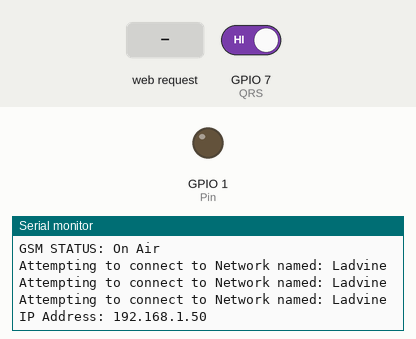
A sketch run on a simulated ESP32-S3. Parts: output pins drawn as LEDs (lit = HIGH), the last lines printed to the serial monitor. The inputs (shaded band) are chosen by the test bench; at power-on: GPIO 7 (QRS) HIGH. WiFi joins after 1.5 s; servers stay silent unless stated.

Above: at 11.44 s.
11.8 s: GPIO 7 (QRS) driven LOW
13.3 s: GPIO 7 (QRS) driven HIGH
16.3 s: HTTP request GET /?link=1 received
At 16.53 s:
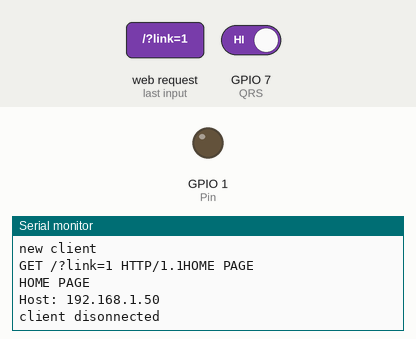
22.3 s: HTTP request GET /?link=3 received
At 22.83 s:
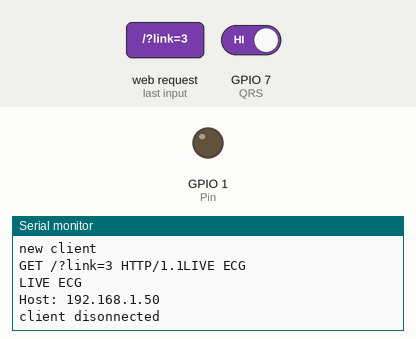

Measured:
- after the input at 16.3 s, the serial monitor: prints a new line at once (image 1)
- after the input at 22.3 s, the serial monitor: prints a new line after 0.06 s (image 2)

The sketch:

ipacemakersketchnew.ino
```cpp
/*************************************************************
**************************************************************
** $                 IPACEMAKER                            $**
** $       by ladvine,dileep,eldho,nidhish                 $**
**************************************************************/

#include <SPI.h>
#include <WiFi.h>

char ssid[] = "Ladvine";      //  your network SSID (name)
char pass[] = "nightelf123";   // your network password
IPAddress ip(192,168,1, 177);
int status = WL_IDLE_STATUS;
WiFiServer server(80);

const int QRS = 7;
const int Pin =  A0;               // the Pin where pacing occurs
int PinState = 0;                  // initial pacing state
unsigned long flag=0;
long previousMillis = 0;          // will store last time of pacing
long currentMillis;
int QRSv;

/*******************************************************************************/
int mode=3;                         // 1.NORMAL 2.VENT INHIBITED 3.VENT TRIGGERED
int volt=3;                         //Pacing Voltage
int rfpd=150;                      //Refractory period
/*******************************************************************************/

void pacing(unsigned long interval1,unsigned long interval2)
{
   if((currentMillis - previousMillis > interval1)&&(PinState == 0))
  {
      previousMillis = currentMillis;
      PinState = volt;
      analogWrite(Pin, PinState);
  }

  currentMillis = millis();

  if((currentMillis - previousMillis > interval2)&&(PinState == volt))
  {
      previousMillis = currentMillis;
      PinState = 0;
      analogWrite(Pin, PinState);
  }

}
/*******************/
void pacing_call()
{
  if(mode==1){pacing(835,5);}  //NORMAL PACING
  else
  {
     QRSv=0;
     flag=millis();
     while (QRSv==0)
     {
       WiFiClient client = server.available();   // listen for incoming clients
       if (client) {break;}
       QRSv=digitalRead(QRS);
       if((millis()-flag)>900)pacing(835,5);
      }
    if(mode==3)
    {
     delay((120%rfpd));      //VENTRICULAR TRIGGERED
     PinState = volt;
     analogWrite(Pin, PinState);
     delay(5);
     PinState = 0;
     analogWrite(Pin, PinState);
    }
  }
}
/******************/

void setup() {

   pinMode(QRS,INPUT);
   volt = map(volt,0,5,0,255);
   Serial.begin(9600);               // GSM "Baud Rate"
   Serial.println("AT");             //GSM module working ??
   delay(2000);
   Serial.println("AT+CMGF=1");     // set Text Mode
   delay(2500);
   Serial.print("AT+CMGS=");
   Serial.write(34);
   Serial.print("+919946059175");
   Serial.write(34);
   Serial.write(10);
   delay(1500);
   Serial.println("GSM STATUS: On Air"); //this is the message to be sent
   delay(1500);
  // check for the presence of the shield:
  if (WiFi.status() == WL_NO_SHIELD) {
    Serial.println("WiFi shield not present");
    while(true);        // don't continue
  }

  // attempt to connect to Wifi network:
  while ( status != WL_CONNECTED) {
    Serial.print("Attempting to connect to Network named: ");
    Serial.println(ssid);                   // print the network name (SSID);

    // Connect to WPA/WPA2 network. Change this line if using open or WEP network:
    status = WiFi.begin(ssid, pass);
    // wait 10 seconds for connection:
    delay(1000);
      }
  server.begin();                           // start the web server on port 80
  IPAddress ip = WiFi.localIP();
  Serial.print("IP Address: ");
  Serial.println(ip);                       // you're connected now, so print out the status
}


void loop() {
  WiFiClient client = server.available();   // listen for incoming clients

  if (client) {                    // if you get a client,
    Serial.println("new client");           // print a message out the serial port
    String currentLine = "";                // make a String to hold incoming data from the client
    while (client.connected()) {            // loop while the client's connected
      if (client.available()) {             // if there's bytes to read from the client,
        char c = client.read();             // read a byte, then
        Serial.write(c);                    // print it out the serial monitor
        if (c == '\n') {                    // if the byte is a newline character

          // if the current line is blank, you got two newline characters in a row.
          // that's the end of the client HTTP request, so send a response:
          if (currentLine.length() == 0) {
            // HTTP headers always start with a response code (e.g. HTTP/1.1 200 OK)
            // and a content-type so the client knows what's coming, then a blank line:
            // the content of the HTTP response follows the header:
            client.println("HTTP/1.1 200 OK");
            client.println("Content-Type: text/html");
            client.println("Connnection: close");
            client.println();
            client.println("<!DOCTYPE HTML>");
            client.println("<html>");
            client.print("<body style=");client.write(34);client.print("background-color: #C0C0C0; height: 82px;");client.write(34);client.println(">");
            client.print("<h1 class=");client.write(34);client.print("auto-style1");client.write(34);client.println(">iPACEMAKER</h1>");
            client.print("<form method=");client.write(34);client.print("get");client.write(34);client.print(" class=");client.write(34);client.print("auto-style3");client.write(34);client.println(">");
            client.println("	&nbsp;&nbsp;&nbsp;&nbsp;&nbsp;&nbsp;&nbsp;&nbsp;");
            client.print("<button name=");client.write(34);client.print("link");client.write(34);client.print(" style=");client.write(34);client.print("width: 56px");client.write(34);client.print(" value=");client.write(34);client.print("1");client.write(34);client.println(">HOME</button>");
            client.println("&nbsp;&nbsp;&nbsp;&nbsp;&nbsp;&nbsp;&nbsp; &nbsp;&nbsp;");
            client.print("<button name=");client.write(34);client.print("link");client.write(34);client.print(" style=");client.write(34);client.print("width: 75px");client.write(34);client.print(" value=");client.write(34);client.print("2");client.write(34);client.println(">&nbsp; SETTINGS</button>&nbsp;&nbsp;&nbsp;&nbsp;&nbsp;&nbsp;&nbsp;&nbsp;&nbsp;");
            client.print("<button name=");client.write(34);client.print("link");client.write(34);client.print(" style=");client.write(34);client.print("width: 69px");client.write(34);client.print(" value=");client.write(34);client.print("3");client.write(34);client.println(">&nbsp; LIVE ECG</button>&nbsp;&nbsp;&nbsp;&nbsp;&nbsp;&nbsp;&nbsp;&nbsp;&nbsp;&nbsp;");
            client.print("<button name=");client.write(34);client.print("link");client.write(34);client.print(" style=");client.write(34);client.print("width: 69px");client.write(34);client.print(" value=");client.write(34);client.print("4");client.write(34);client.println(">&nbsp;DATA LOG</button></form>");
            client.println("&nbsp;");
            client.println("</body>");
            client.println("</html>");

            // The HTTP response ends with another blank line:
            client.println();
            // break out of the while loop:
            break;
          }
          else {      // if you got a newline, then clear currentLine:
            currentLine = "";
          }
        }
        else if (c != '\r')
{    // if you got anything else but a carriage return character,
          currentLine += c;      // add it to the end of the currentLine
        }

        // Check to see if the client request was "GET /H" or "GET /L":
        if (currentLine.endsWith("GET /?link=1 HTTP/1.1")) {
                         // HOME PAGE

          Serial.println("HOME PAGE");
        }
        if (currentLine.endsWith("GET /?link=2 HTTP/1.1")) {
                          // SETTINGS PAGE
         Serial.println("SETTINGS PAGE");
        }
        if (currentLine.endsWith("GET /?link=3 HTTP/1.1")) {
                          // LIVE ECG
         Serial.println("LIVE ECG");
        }
        if (currentLine.endsWith("GET /?link=4 HTTP/1.1")) {
                          // DATA LOG
         Serial.println(" DATA LOG");
        }
      }
    }
    // close the connection
    client.stop();
    Serial.println("client disonnected");
  }
  else
  {
   pacing_call();
  }

}
```
